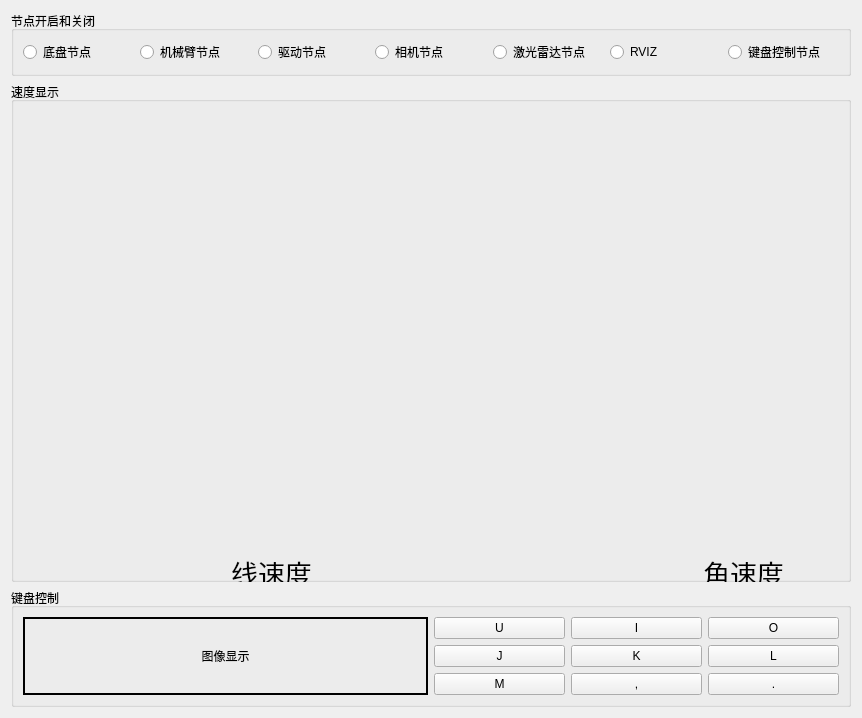
      <widget class="QWidget" name="tab_3">
       <attribute name="title">
        <string>手动控制系统</string>
       </attribute>
       <layout class="QVBoxLayout" name="verticalLayout_26">
        <item>
         <layout class="QVBoxLayout" name="verticalLayout_24">
          <item>
           <widget class="QGroupBox" name="groupBox_15">
            <property name="maximumSize">
             <size>
              <width>16777215</width>
              <height>100</height>
             </size>
            </property>
            <property name="title">
             <string>节点开启和关闭</string>
            </property>
            <layout class="QVBoxLayout" name="verticalLayout_25">
             <item>
              <layout class="QHBoxLayout" name="horizontalLayout_26">
               <item>
                <widget class="QRadioButton" name="radioButton">
                 <property name="styleSheet">
                  <string notr="true">QRadioButton::checked{
color:red;
}</string>
                 </property>
                 <property name="text">
                  <string>底盘节点</string>
                 </property>
                 <property name="autoExclusive">
                  <bool>false</bool>
                 </property>
                 <attribute name="buttonGroup">
                  <string notr="true">buttonGroup</string>
                 </attribute>
                </widget>
               </item>
               <item>
                <widget class="QRadioButton" name="radioButton_2">
                 <property name="styleSheet">
                  <string notr="true">QRadioButton::checked{
color:red;
}</string>
                 </property>
                 <property name="text">
                  <string>机械臂节点</string>
                 </property>
                 <property name="autoExclusive">
                  <bool>false</bool>
                 </property>
                 <attribute name="buttonGroup">
                  <string notr="true">buttonGroup</string>
                 </attribute>
                </widget>
               </item>
               <item>
                <widget class="QRadioButton" name="radioButton_7">
                 <property name="styleSheet">
                  <string notr="true">QRadioButton::checked{
color:red;
}</string>
                 </property>
                 <property name="text">
                  <string>驱动节点</string>
                 </property>
                </widget>
               </item>
               <item>
                <widget class="QRadioButton" name="radioButton_5">
                 <property name="styleSheet">
                  <string notr="true">QRadioButton::checked{
color:red;
}</string>
                 </property>
                 <property name="text">
                  <string>相机节点</string>
                 </property>
                 <property name="autoExclusive">
                  <bool>false</bool>
                 </property>
                 <attribute name="buttonGroup">
                  <string notr="true">buttonGroup</string>
                 </attribute>
                </widget>
               </item>
               <item>
                <widget class="QRadioButton" name="radioButton_4">
                 <property name="styleSheet">
                  <string notr="true">QRadioButton::checked{
color:red;
}</string>
                 </property>
                 <property name="text">
                  <string>激光雷达节点</string>
                 </property>
                 <property name="autoExclusive">
                  <bool>false</bool>
                 </property>
                 <attribute name="buttonGroup">
                  <string notr="true">buttonGroup</string>
                 </attribute>
                </widget>
               </item>
               <item>
                <widget class="QRadioButton" name="radioButton_6">
                 <property name="styleSheet">
                  <string notr="true">QRadioButton::checked{
color:red;
}</string>
                 </property>
                 <property name="text">
                  <string>RVIZ</string>
                 </property>
                 <property name="autoExclusive">
                  <bool>false</bool>
                 </property>
                 <attribute name="buttonGroup">
                  <string notr="true">buttonGroup</string>
                 </attribute>
                </widget>
               </item>
               <item>
                <widget class="QRadioButton" name="radioButton_3">
                 <property name="styleSheet">
                  <string notr="true">QRadioButton::checked{
color:red;
}</string>
                 </property>
                 <property name="text">
                  <string>键盘控制节点</string>
                 </property>
                 <property name="autoExclusive">
                  <bool>false</bool>
                 </property>
                 <attribute name="buttonGroup">
                  <string notr="true">buttonGroup</string>
                 </attribute>
                </widget>
               </item>
              </layout>
             </item>
            </layout>
           </widget>
          </item>
          <item>
           <widget class="QGroupBox" name="groupBox_16">
            <property name="minimumSize">
             <size>
              <width>840</width>
              <height>500</height>
             </size>
            </property>
            <property name="maximumSize">
             <size>
              <width>16777215</width>
              <height>530</height>
             </size>
            </property>
            <property name="title">
             <string>速度显示</string>
            </property>
            <widget class="QWidget" name="layoutWidget">
             <property name="geometry">
              <rect>
               <x>0</x>
               <y>470</y>
               <width>931</width>
               <height>42</height>
              </rect>
             </property>
             <layout class="QHBoxLayout" name="horizontalLayout_29">
              <item>
               <spacer name="horizontalSpacer">
                <property name="orientation">
                 <enum>Qt::Horizontal</enum>
                </property>
                <property name="sizeType">
                 <enum>QSizePolicy::Fixed</enum>
                </property>
                <property name="sizeHint" stdset="0">
                 <size>
                  <width>220</width>
                  <height>20</height>
                 </size>
                </property>
               </spacer>
              </item>
              <item>
               <widget class="QLabel" name="label_29">
                <property name="font">
                 <font>
                  <pointsize>20</pointsize>
                 </font>
                </property>
                <property name="text">
                 <string>线速度</string>
                </property>
                <property name="alignment">
                 <set>Qt::AlignCenter</set>
                </property>
               </widget>
              </item>
              <item>
               <spacer name="horizontalSpacer_3">
                <property name="orientation">
                 <enum>Qt::Horizontal</enum>
                </property>
                <property name="sizeType">
                 <enum>QSizePolicy::Fixed</enum>
                </property>
                <property name="sizeHint" stdset="0">
                 <size>
                  <width>385</width>
                  <height>0</height>
                 </size>
                </property>
               </spacer>
              </item>
              <item>
               <widget class="QLabel" name="label_30">
                <property name="font">
                 <font>
                  <pointsize>20</pointsize>
                 </font>
                </property>
                <property name="text">
                 <string>角速度</string>
                </property>
                <property name="alignment">
                 <set>Qt::AlignCenter</set>
                </property>
               </widget>
              </item>
              <item>
               <spacer name="horizontalSpacer_2">
                <property name="orientation">
                 <enum>Qt::Horizontal</enum>
                </property>
                <property name="sizeHint" stdset="0">
                 <size>
                  <width>40</width>
                  <height>20</height>
                 </size>
                </property>
               </spacer>
              </item>
             </layout>
            </widget>
           </widget>
          </item>
          <item>
           <widget class="QGroupBox" name="groupBox_17">
            <property name="title">
             <string>键盘控制</string>
            </property>
            <layout class="QHBoxLayout" name="horizontalLayout_28">
             <item>
              <layout class="QHBoxLayout" name="horizontalLayout_27">
               <item>
                <widget class="QLabel" name="label_28">
                 <property name="maximumSize">
                  <size>
                   <width>450</width>
                   <height>250</height>
                  </size>
                 </property>
                 <property name="styleSheet">
                  <string notr="true">border: 2px solid black;</string>
                 </property>
                 <property name="text">
                  <string>图像显示</string>
                 </property>
                 <property name="scaledContents">
                  <bool>false</bool>
                 </property>
                 <property name="alignment">
                  <set>Qt::AlignCenter</set>
                 </property>
                </widget>
               </item>
               <item>
                <layout class="QGridLayout" name="gridLayout_3">
                 <item row="2" column="1">
                  <widget class="QPushButton" name="pushButton_point">
                   <property name="styleSheet">
                    <string notr="true">QPushButton::pressed{
background-color:red;
border-radius:5px;

}</string>
                   </property>
                   <property name="text">
                    <string>,</string>
                   </property>
                   <property name="checkable">
                    <bool>true</bool>
                   </property>
                  </widget>
                 </item>
                 <item row="1" column="1">
                  <widget class="QPushButton" name="pushButton_K">
                   <property name="styleSheet">
                    <string notr="true">QPushButton::pressed{
background-color:red;
border-radius:5px;

}</string>
                   </property>
                   <property name="text">
                    <string>K</string>
                   </property>
                   <property name="checkable">
                    <bool>true</bool>
                   </property>
                  </widget>
                 </item>
                 <item row="0" column="2">
                  <widget class="QPushButton" name="pushButton_O">
                   <property name="styleSheet">
                    <string notr="true">QPushButton::pressed{
background-color:red;
border-radius:5px;

}</string>
                   </property>
                   <property name="text">
                    <string>O</string>
                   </property>
                   <property name="checkable">
                    <bool>true</bool>
                   </property>
                  </widget>
                 </item>
                 <item row="1" column="2">
                  <widget class="QPushButton" name="pushButton_L">
                   <property name="styleSheet">
                    <string notr="true">QPushButton::pressed{
background-color:red;
border-radius:5px;

}</string>
                   </property>
                   <property name="text">
                    <string>L</string>
                   </property>
                   <property name="checkable">
                    <bool>true</bool>
                   </property>
                  </widget>
                 </item>
                 <item row="1" column="0">
                  <widget class="QPushButton" name="pushButton_J">
                   <property name="styleSheet">
                    <string notr="true">QPushButton::pressed{
background-color:red;
border-radius:5px;

}</string>
                   </property>
                   <property name="text">
                    <string>J</string>
                   </property>
                   <property name="checkable">
                    <bool>true</bool>
                   </property>
                  </widget>
                 </item>
                 <item row="0" column="1">
                  <widget class="QPushButton" name="pushButton_I">
                   <property name="styleSheet">
                    <string notr="true">QPushButton::pressed{
background-color:red;
border-radius:5px;

}</string>
                   </property>
                   <property name="text">
                    <string>I</string>
                   </property>
                   <property name="checkable">
                    <bool>true</bool>
                   </property>
                  </widget>
                 </item>
                 <item row="2" column="2">
                  <widget class="QPushButton" name="pushButton_juhao">
                   <property name="styleSheet">
                    <string notr="true">QPushButton::pressed{
background-color:red;
border-radius:5px;

}</string>
                   </property>
                   <property name="text">
                    <string>.</string>
                   </property>
                   <property name="checkable">
                    <bool>true</bool>
                   </property>
                  </widget>
                 </item>
                 <item row="2" column="0">
                  <widget class="QPushButton" name="pushButton_M">
                   <property name="styleSheet">
                    <string notr="true">QPushButton::pressed{
background-color:red;
border-radius:5px;

}</string>
                   </property>
                   <property name="text">
                    <string>M</string>
                   </property>
                   <property name="checkable">
                    <bool>true</bool>
                   </property>
                  </widget>
                 </item>
                 <item row="0" column="0">
                  <widget class="QPushButton" name="pushButton_U">
                   <property name="styleSheet">
                    <string notr="true">QPushButton::pressed{
background-color:red;
border-radius:5px;

}
</string>
                   </property>
                   <property name="text">
                    <string>U</string>
                   </property>
                   <property name="checkable">
                    <bool>true</bool>
                   </property>
                  </widget>
                 </item>
                </layout>
               </item>
              </layout>
             </item>
            </layout>
           </widget>
          </item>
         </layout>
        </item>
       </layout>
      </widget>
